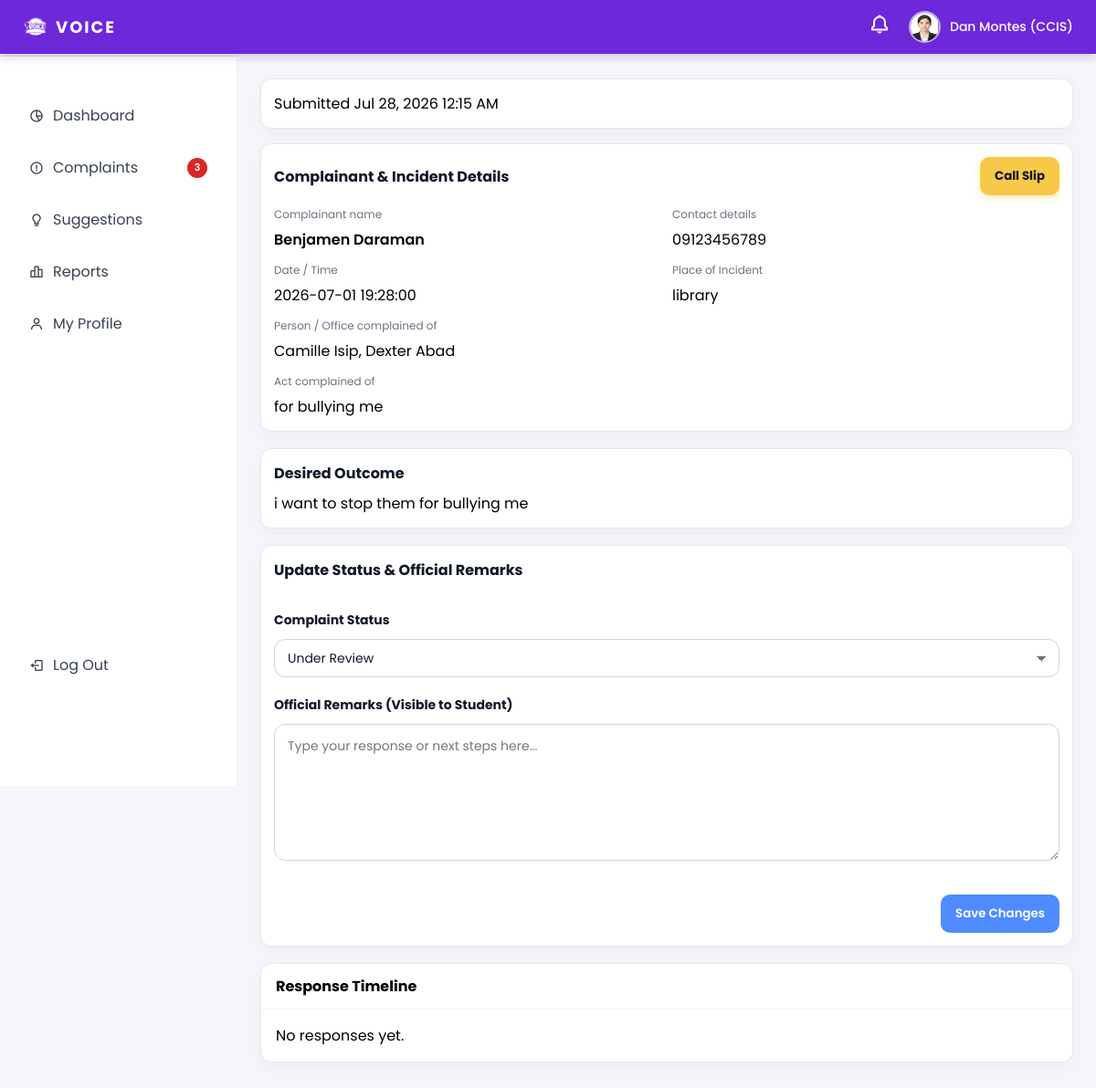
/Ui-main/dean/dean_ticket_detail.php?id=23 (signed in), run on the app's committed database.
### tables this page shows
CREATE TABLE `dean_profiles` (
  `id` int(11) NOT NULL,
  `user_id` int(11) NOT NULL,
  `first_name` varchar(50) NOT NULL,
  `last_name` varchar(50) NOT NULL,
  `college_id` int(11) DEFAULT NULL,
  `phone` varchar(20) DEFAULT NULL,
  `office` varchar(100) DEFAULT NULL,
  `status` enum('active','inactive') DEFAULT 'active',
  `profile_photo` varchar(255) DEFAULT NULL,
  `created_at` timestamp NOT NULL DEFAULT current_timestamp()
);

CREATE TABLE `colleges` (
  `id` int(11) NOT NULL,
  `code` varchar(20) NOT NULL,
  `name` varchar(150) NOT NULL,
  `status` enum('active','inactive') DEFAULT 'active',
  `created_at` timestamp NOT NULL DEFAULT current_timestamp()
);

CREATE TABLE `complaints` (
  `id` int(11) NOT NULL,
  `ticket_no` varchar(20) NOT NULL,
  `student_id` int(11) DEFAULT NULL,
  `complainant_name` varchar(100) NOT NULL,
  `complainant_address` text NOT NULL,
  `complainant_sex` enum('male','female','other') DEFAULT NULL,
  `complainant_age` int(3) DEFAULT NULL,
  `complainant_civil_status` varchar(50) DEFAULT NULL,
  `complainant_contact_details` varchar(255) DEFAULT NULL,
  `person_complained_of` varchar(100) NOT NULL,
  `date_of_incident` date NOT NULL,
  `time_of_incident` time DEFAULT NULL,
  `place_of_incident` varchar(255) NOT NULL,
  `act_complained_of` text NOT NULL,
  `narrative_report` longtext NOT NULL,
  `college_id` int(11) DEFAULT NULL,
  `category_id` int(11) DEFAULT NULL,
  `proof_of_complaint` text DEFAULT NULL,
  `attachments` varchar(255) DEFAULT NULL,
  `desired_outcome` text DEFAULT NULL,
  `terms_agreement_accepted` tinyint(1) DEFAULT 1,
  `signature` varchar(255) DEFAULT NULL,
  `status` enum('new','pending','under_review','resolved','closed') DEFAULT 'new',
  `is_anonymous` tinyint(1) DEFAULT 0,
  `approval_status` varchar(50) DEFAULT 'pending',
  `admin_id` int(11) DEFAULT NULL,
  `admin_notes` text DEFAULT NULL,
  `admin_reviewed_at` timestamp NULL DEFAULT NULL,
  `created_at` timestamp NOT NULL DEFAULT current_timestamp(),
  `school_year` varchar(9) DEFAULT NULL,
  `updated_at` timestamp NOT NULL DEFAULT current_timestamp() ON UPDATE current_timestamp(),
  `is_escalated` tinyint(1) DEFAULT 0,
  `visibility_status` varchar(50) DEFAULT 'private' COMMENT 'private, public'
);

### Ui-main/dean/dean_ticket_detail.php (the view, shortened to what this page needs)
<?php
require_once __DIR__ . '/../db_connection.php';
if (!function_exists('e')) {
    function e(string $value = ''): string
    {
        return htmlspecialchars($value, ENT_QUOTES, 'UTF-8');
    }
}
$flashMessage = '';
$showCallSlipConfirmation = false;
$ticketId = isset($_GET['id']) ? (int)$_GET['id'] : 0;
$ticket = null;
$feedback = null;
$deanRemark = null;
if ($ticketId > 0) {
    try {
        $stmt = $pdo->prepare('SELECT c.*, cc.name AS category_name, sp.first_name, sp.last_name FROM complaints c LEFT JOIN complaint_categories cc ON cc.id = c.category_id LEFT JOIN student_profiles sp ON sp.id = c.student_id WHERE c.id = :id LIMIT 1');
        $stmt->execute([':id' => $ticketId]);
        $ticket = $stmt->fetch(PDO::FETCH_ASSOC);
        if (!$ticket) {
            $flashMessage = 'Complaint not found.';
            $flashType = 'error';
        } else {
            if (complaint_is_awaiting_action((string)($ticket['status'] ?? ''))) {
                $ticket['status'] = 'under_review';
            }
            $feedback = get_ticket_feedback($pdo, 'complaint', $ticketId, (int)$ticket['student_id']);
        }
    } catch (PDOException $e) {
        $flashMessage = 'Unable to load complaint details at this time.';
        $flashType = 'error';
    }
}
?>
<!DOCTYPE html>
<html lang="en">
<head>
<link href='https://unpkg.com/boxicons@2.1.4/css/boxicons.min.css' rel='stylesheet'>
</head>
<body>
<?php include 'dean_topbar.php'; ?>
<?php include 'dean_sidebar.php'; ?>
<div class="main">
    <?php if ($showCallSlipConfirmation): ?>
        <div class="card" style="max-width:480px;margin:64px auto;padding:40px 32px;text-align:center;">
            <div style="width:56px;height:56px;border-radius:50%;background:#dcfce7;color:#16a34a;display:flex;align-items:center;justify-content:center;margin:0 auto 20px;font-size:28px;">
                <i class='bx bx-check'></i>
            </div>
            <div style="font-size:16px;color:#111827;line-height:1.5;margin-bottom:20px;"><?php echo e($flashMessage); ?></div>
            <div class="muted" style="margin-bottom:28px;">Submitted <?php echo e(!empty($ticket['created_at']) ? date('M d, Y h:i A', strtotime((string)$ticket['created_at'])) : ''); ?></div>
            <a href="dean_ticket_detail.php?id=<?php echo (int)$ticketId; ?>" class="btn" style="background:#f7c948;color:#111827;border:none;box-shadow:0 3px 10px rgba(247,201,72,0.35);font-weight:700;padding:10px 40px;border-radius:8px;text-decoration:none;display:inline-block;">OK</a>
        </div>
    <?php else: ?>
    <div class="ticket-header card" style="margin-bottom:16px;">
        <div class="muted">Submitted <?php echo e(!empty($ticket['created_at']) ? date('M d, Y h:i A', strtotime((string)$ticket['created_at'])) : ''); ?></div>
    </div>
    <div class="card" style="margin-bottom:18px;">
        <div style="display:flex;justify-content:space-between;align-items:center;gap:12px;margin-bottom:12px;">
            <div style="font-weight:700;color:#111827;">Complainant & Incident Details</div>
            <button id="callSlipIssueBtn" type="button" class="btn" style="background:#f7c948;color:#111827;border:none;box-shadow:0 3px 10px rgba(247,201,72,0.35);font-weight:700;">
                Call Slip
            </button>
        </div>
        <div style="display:grid;grid-template-columns:repeat(2,minmax(0,1fr));gap:12px;">
            <div><div style="font-size:12px;color:#6b7280;">Complainant name</div><div style="margin-top:6px;font-weight:600;"><?php echo e((string)($ticket['complainant_name'] ?? '')); ?></div></div>
            <div><div style="font-size:12px;color:#6b7280;">Contact details</div><div style="margin-top:6px;"><?php echo e((string)($ticket['complainant_contact_details'] ?? '')); ?></div></div>
            <div><div style="font-size:12px;color:#6b7280;">Date / Time</div><div style="margin-top:6px;"><?php echo e((string)($ticket['date_of_incident'] ?? '')); ?> <?php echo e((string)($ticket['time_of_incident'] ?? '')); ?></div></div>
            <div><div style="font-size:12px;color:#6b7280;">Place of Incident</div><div style="margin-top:6px;"><?php echo e((string)($ticket['place_of_incident'] ?? '')); ?></div></div>
            <div class="full" style="grid-column:1 / -1;"><div style="font-size:12px;color:#6b7280;">Person / Office complained of</div><div style="margin-top:6px;"><?php echo e((string)($ticket['person_complained_of'] ?? '')); ?></div></div>
            <div class="full" style="grid-column:1 / -1;"><div style="font-size:12px;color:#6b7280;">Act complained of</div><div style="margin-top:6px;white-space:pre-wrap;"><?php echo nl2br(e((string)($ticket['act_complained_of'] ?? ''))); ?></div></div>
        </div>
    </div>
    <?php if (!empty($ticket['desired_outcome'])): ?>
        <div class="card" style="margin-bottom:18px;">
            <div style="font-weight:700;margin-bottom:8px;color:#111827;">Desired Outcome</div>
            <div style="white-space:pre-wrap;"><?php echo nl2br(e((string)$ticket['desired_outcome'])); ?></div>
        </div>
    <?php endif; ?>
    <div class="card status-remarks-card" style="margin-bottom:18px;">
        <div style="font-weight:700;margin-bottom:12px;color:#111827;">Update Status & Official Remarks</div>
<form method="POST">
                <div class="form-group">
                    <label for="statusSelect">Complaint Status</label>
                    <select id="statusSelect" name="status" class="form-control">
                        <option value="under_review" <?php echo ((string)$ticket['status'] === 'under_review') ? 'selected' : ''; ?>>Under Review</option>
                </select>
            </div>
            <?php if (!empty($deanRemark)): ?>
                <div id="remarkDisplay" style="margin-bottom:12px;">
                    <div style="font-weight:700;margin-bottom:6px;color:#111827;font-size:14px;">Official Remarks (Visible to Student)</div>
                    <div style="background:#f9fafb;border:1px solid #e5e7eb;border-radius:10px;padding:12px;margin-bottom:12px;color:#374151;line-height:1.6;">
                        <?php
                        $previewText = trim((string)$deanRemark['message']);
                        if (mb_strlen($previewText) > 120) {
                            $sentenceEnd = preg_match('/[\.\!\?](\s|$)/u', mb_substr($previewText, 0, 120), $matches, PREG_OFFSET_CAPTURE);
                            if ($sentenceEnd && isset($matches[0][1]) && $matches[0][1] > 0) {
                                $previewText = mb_substr($previewText, 0, $matches[0][1] + 1);
                            } else {
                                $previewText = mb_substr($previewText, 0, 120);
                                $lastSpace = mb_strrpos($previewText, ' ');
                                if ($lastSpace !== false) {
                                    $previewText = mb_substr($previewText, 0, $lastSpace);
                                }
                            }
                            $previewText = rtrim($previewText) . '...';
                        }
                        echo nl2br(e($previewText));
                        ?>
                    </div>
                    <div style="font-size:12px;color:#6b7280;margin-bottom:12px;">Added: <?php echo e(date('M d, Y h:i A', strtotime((string)$deanRemark['created_at']))); ?></div>
                    <button type="button" onclick="toggleRemarkEdit()" class="btn btn-secondary" style="background:#6b46c1;color:#fff;border:none;">
                        <i class='bx bx-edit-alt' style="margin-right:4px;"></i> Edit Remarks
                    </button>
                </div>
                <div id="remarkFormWrapper" style="display:none;margin-bottom:12px;">
                    <div class="form-group">
                        <label for="remarkTextarea">Edit Official Remarks (Visible to Student)</label>
                        <textarea id="remarkTextarea" name="remark" class="form-control" placeholder="Type your response or next steps here..." required><?php echo e((string)$deanRemark['message']); ?></textarea>
                    </div>
                    <div class="status-remarks-actions">
                        <button type="submit" class="btn">Save Changes</button>
                        <button type="button" onclick="toggleRemarkEdit()" class="btn btn-secondary">Cancel</button>
                    </div>
                </div>
            <?php else: ?>
                <div class="form-group">
                    <label for="remarkTextarea">Official Remarks (Visible to Student)</label>
                    <textarea id="remarkTextarea" name="remark" class="form-control" placeholder="Type your response or next steps here..." required></textarea>
                </div>
                <div class="status-remarks-actions">
                    <button type="submit" class="btn">Save Changes</button>
                </div>
            <?php endif; ?>
        </form>
    </div>
    <?php
        $timelineReplies = [];
        $officialRemark = null;
        usort($timelineReplies, function ($a, $b) {
            $ta = strtotime((string)($a['created_at'] ?? ''));
            $tb = strtotime((string)($b['created_at'] ?? ''));
            return ($ta === $tb) ? 0 : (($ta < $tb) ? -1 : 1);
        });
    ?>
    <div class="card" style="padding:0;margin-bottom:18px;">
        <div style="display:flex;align-items:center;padding:12px 16px;border-bottom:1px solid #eef2ff;">
            <div style="font-weight:700;flex:1;">Response Timeline</div>
        </div>
        <div style="padding:16px;">
            <?php if (!$officialRemark && empty($feedback) && empty($timelineReplies)): ?>
                <div class="muted">No responses yet.</div>
            <?php endif; ?>
        </div>
    </div>
    <div style="height:18px;"></div>
    <?php endif; ?>
</div>
</body>
</html>

### Ui-main/dean/dean_topbar.php (shortened to what this page needs)
<?php
require_once __DIR__ . '/../db_connection.php';
$topbarProfilePic = '';
$topbarDisplayName = trim((string)($_SESSION['full_name'] ?? 'Dean User'));
if (isset($_SESSION['user_id'])) {
    try {
        $hasPhotoColumn = false;
        $photoCheck = $pdo->query("SHOW COLUMNS FROM dean_profiles LIKE 'profile_photo'");
        if ($photoCheck && $photoCheck->fetch()) {
            $hasPhotoColumn = true;
        }
        if ($hasPhotoColumn) {
            $deanStmt = $pdo->prepare(
                'SELECT dp.first_name, dp.last_name, dp.profile_photo, c.code AS college_code
                 FROM dean_profiles dp
                 LEFT JOIN colleges c ON c.id = dp.college_id
                 WHERE dp.user_id = :user_id
                 LIMIT 1'
            );
            $deanStmt->execute([':user_id' => (int)$_SESSION['user_id']]);
            $deanProfile = $deanStmt->fetch(PDO::FETCH_ASSOC) ?: null;
            if ($deanProfile) {
                $fullName = trim(((string)($deanProfile['first_name'] ?? '')) . ' ' . ((string)($deanProfile['last_name'] ?? '')));
                if ($fullName !== '') {
                    $topbarDisplayName = $fullName;
                }
                $collegeCode = trim((string)($deanProfile['college_code'] ?? ''));
                if ($collegeCode !== '') {
                    $topbarDisplayName .= ' (' . $collegeCode . ')';
                }
                $photo = trim((string)($deanProfile['profile_photo'] ?? ''));
                if ($photo !== '') {
                    if (stripos($photo, 'http://') === 0 || stripos($photo, 'https://') === 0) {
                        $topbarProfilePic = $photo;
                    } else {
                        $topbarProfilePic = '../' . ltrim($photo, '/');
                    }
                }
            }
        }
    } catch (PDOException $e) {
    }
}
?>
<link href='https://unpkg.com/boxicons@2.1.4/css/boxicons.min.css' rel='stylesheet'>
<div class="topbar">
    <a class="topbar-logo" href="dean_dashboard.php">
        <img src="../assets/images/logo.png" alt="Logo">
        <span>VOICE</span>
    </a>
    <div class="topbar-right">
        <div class="topbar-bell" id="bellIcon">
            <i class='bx bx-bell'></i>
        </div>
        <div class="profile-container" id="profileIcon">
            <?php if ($topbarProfilePic !== ''): ?>
                <img class="profile-pic" src="<?php echo htmlspecialchars($topbarProfilePic, ENT_QUOTES, 'UTF-8'); ?>" alt="profile">
            <?php endif; ?>
            <span><?php echo htmlspecialchars($topbarDisplayName, ENT_QUOTES, 'UTF-8'); ?></span>
        </div>
    </div>
</div>

### data on the page
dean_profiles: profile_photo (picture), topbarDisplayName "Dan Montes (CCIS)"
complaints: created_at "Jul 28, 2026 12:15 AM", complainant_name "Benjamen Daraman", complainant_contact_details "09123456789", date_of_incident "2026-07-01", time_of_incident "19:28:00", place_of_incident "library", person_complained_of "Camille Isip, Dexter Abad", act_complained_of "for bullying me", desired_outcome "i want to stop them for bullying me"

### other printed values
$pendingComplaintCount "3"
